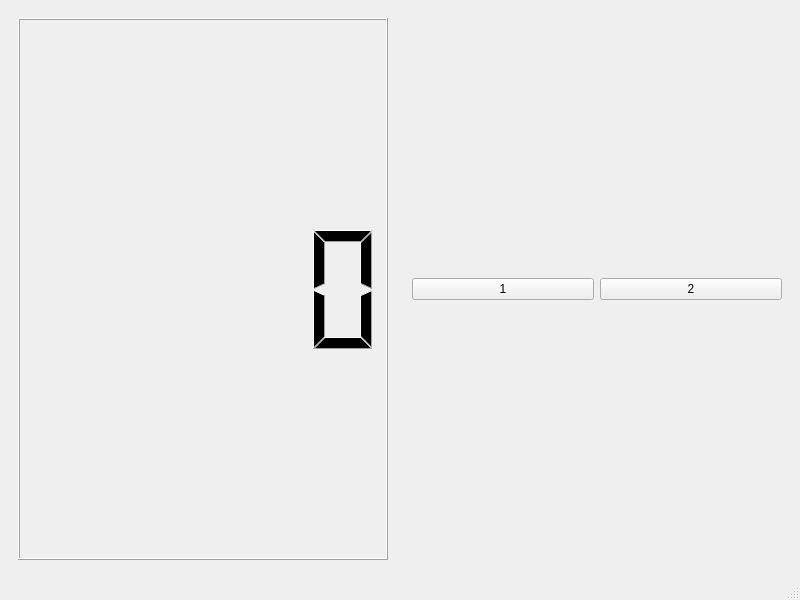
<?xml version="1.0" encoding="UTF-8"?>
<ui version="4.0">
 <class>MainWindow</class>
 <widget class="QMainWindow" name="MainWindow">
  <property name="geometry">
   <rect>
    <x>0</x>
    <y>0</y>
    <width>800</width>
    <height>600</height>
   </rect>
  </property>
  <property name="windowTitle">
   <string>MainWindow</string>
  </property>
  <widget class="QWidget" name="centralwidget">
   <layout class="QGridLayout" name="gridLayout">
    <item row="0" column="0">
     <layout class="QHBoxLayout" name="horizontalLayout">
      <item>
       <widget class="QWidget" name="widget" native="true">
        <layout class="QVBoxLayout" name="verticalLayout">
         <item>
          <widget class="QLCDNumber" name="lcdNumber"/>
         </item>
        </layout>
       </widget>
      </item>
      <item>
       <widget class="QWidget" name="widget_2" native="true">
        <layout class="QHBoxLayout" name="horizontalLayout_2">
         <item>
          <widget class="QPushButton" name="pushButton">
           <property name="text">
            <string>1</string>
           </property>
          </widget>
         </item>
         <item>
          <widget class="QPushButton" name="pushButton_2">
           <property name="text">
            <string>2</string>
           </property>
          </widget>
         </item>
        </layout>
       </widget>
      </item>
     </layout>
    </item>
   </layout>
  </widget>
  <widget class="QMenuBar" name="menubar">
   <property name="geometry">
    <rect>
     <x>0</x>
     <y>0</y>
     <width>800</width>
     <height>21</height>
    </rect>
   </property>
  </widget>
  <widget class="QStatusBar" name="statusbar"/>
 </widget>
 <resources/>
 <connections/>
</ui>
